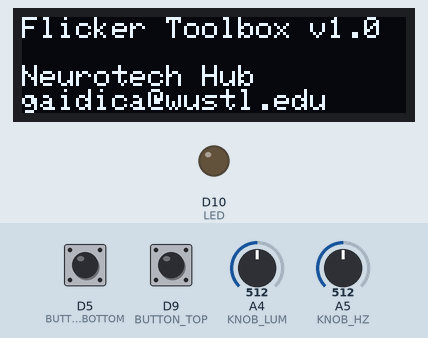
Recording of a sketch running on a simulated Arduino Zero (SAMD21). Shown: 128×32 one-colour display, output pins drawn as LEDs (lit = HIGH). Dashed ring = blinking. The inputs (shaded band) are chosen by the test bench; at power-on: D5 (BUTTON_BOTTOM) HIGH, D9 (BUTTON_TOP) HIGH, A4 (KNOB_LUM) = 512, A5 (KNOB_HZ) = 512 (analog values on the 0–1023 scale).

Above: at 0.1 s.
At 1.7 s:
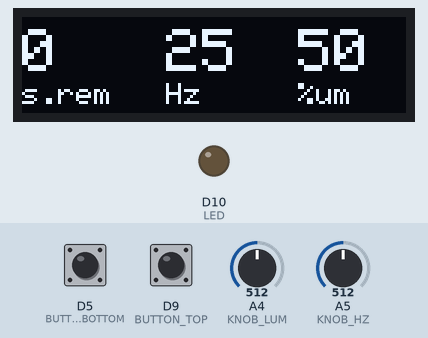
1.8 s: D5 (BUTTON_BOTTOM) pulled LOW for 0.15 s
At 1.97 s:
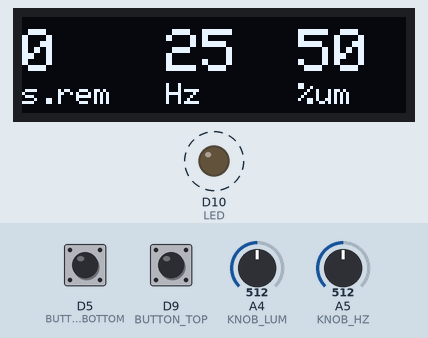
Timing chart, 0 to 8.5 s (numbered marks = the images above; inputs shaded):
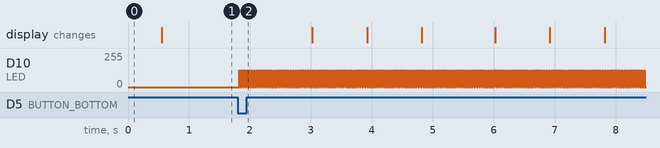

The sketch:

FlickerTool.ino
```cpp
/* by Matt Gaidica, PhD | Neurotech Hub */
// analogOut() operates at 1.831kHz

#include <SPI.h>
#include <Wire.h>
#include <Adafruit_GFX.h>
#include <Adafruit_SSD1306.h>

const String VERSION = "v1.0";
#define SCREEN_WIDTH 128  // OLED display width, in pixels
#define SCREEN_HEIGHT 32  // OLED display height, in pixels
#define BUTTON_TOP 9
#define BUTTON_MIDDLE 6
#define BUTTON_BOTTOM 5
#define KNOB_HZ A5
#define KNOB_LUM A4
#define LED 10

// Declaration for an SSD1306 display connected to I2C (SDA, SCL pins)
// The pins for I2C are defined by the Wire-library.
#define OLED_RESET -1        // Reset pin # (or -1 if sharing Arduino reset pin)
#define SCREEN_ADDRESS 0x3C  ///< See datasheet for Address; 0x3D for 128x64, 0x3C for 128x32
Adafruit_SSD1306 display(SCREEN_WIDTH, SCREEN_HEIGHT, &Wire, OLED_RESET);

const int range_hz[2] = { 1, 50 };
const int range_lum[2] = { 0, 100 };

void setup() {
  pinMode(BUTTON_TOP, INPUT_PULLUP);
  pinMode(BUTTON_MIDDLE, INPUT_PULLUP);
  pinMode(BUTTON_BOTTOM, INPUT_PULLUP);
  pinMode(KNOB_HZ, INPUT);
  pinMode(KNOB_LUM, INPUT);
  pinMode(LED, OUTPUT);
  analogWrite(LED, 0);       // off
  analogReadResolution(12);  // Set ADC resolution to 10 bits (0-1023)

  Serial.begin(9600);

  // SSD1306_SWITCHCAPVCC = generate display voltage from 3.3V internally
  if (!display.begin(SSD1306_SWITCHCAPVCC, SCREEN_ADDRESS)) {
    Serial.println(F("SSD1306 allocation failed"));
    for (;;)
      ;  // Don't proceed, loop forever
  }

  display.clearDisplay();

  display.setTextSize(1);               // Normal 1:1 pixel scale
  display.setTextColor(SSD1306_WHITE);  // Draw white text
  display.setCursor(0, 0);              // Start at top-left corner
  display.println("Flicker Toolbox " + VERSION);
  display.println("");

  // display.setTextSize(2);             // Draw 2X-scale text
  display.setTextColor(SSD1306_WHITE);
  display.println("Neurotech Hub");
  display.println("gaidica@wustl.edu");
  display.display();
  delay(500);
  display.clearDisplay();
}

int last_scaled_hz = -1;
int last_scaled_lum = -1;
bool isTiming = false;

int scaled_hz;
int scaled_lum;
int timerSec = 0;
long timerStart = 0;
int countdown;
bool ledState = LOW;
unsigned long ledToggleTime;

void checkInputs() {
  int hz = analogRead(KNOB_HZ);
  int lum = analogRead(KNOB_LUM);

  scaled_hz = map(hz, 0, 4095, range_hz[0], range_hz[1]);
  scaled_lum = map(lum, 0, 4095, range_lum[0], range_lum[1]);

  // Low-pass filter
  const float alpha = 0.1;  // Smoothing factor, between 0 and 1
  static float filtered_scaled_hz = scaled_hz;
  static float filtered_scaled_lum = scaled_lum;
  filtered_scaled_hz = alpha * scaled_hz + (1 - alpha) * filtered_scaled_hz;
  filtered_scaled_lum = alpha * scaled_lum + (1 - alpha) * filtered_scaled_lum;
  // Cast to int
  scaled_hz = (int)filtered_scaled_hz;
  scaled_lum = (int)filtered_scaled_lum;

  if (scaled_hz != last_scaled_hz || scaled_lum != last_scaled_lum) {
    last_scaled_hz = scaled_hz;
    last_scaled_lum = scaled_lum;
    updateMain(0, scaled_hz, scaled_lum);
  }
}

void loop() {
  if (!isTiming) {  // change settings
    checkInputs();
    if (!digitalRead(BUTTON_TOP) || !digitalRead(BUTTON_BOTTOM)) {
      if (!digitalRead(BUTTON_BOTTOM)) {
        timerSec = 30;
      } else {
        timerSec = 60;
      }
      isTiming = true;
      timerStart = millis();
      ledToggleTime = millis();
    }
    // test lux if top button is held down
    bool isDebugging = false;
    while (!digitalRead(BUTTON_TOP)) {
      if (millis() - timerStart > 3000) {
        isDebugging = true;
        analogWrite(LED, map(scaled_lum, 0, 100, 0, 255));  // on
        checkInputs();
      }
    }
    // skip timing
    if (isDebugging) {
      isTiming = false;
      analogWrite(LED, 0);  // off
    }
  } else {  // countdown
    // toggle LED (Hz)
    unsigned long toggleInterval = 1000 / scaled_hz / 2;
    // Check if the toggle interval has passed for the LED
    if (millis() - ledToggleTime >= toggleInterval) {
      ledToggleTime += toggleInterval;  // Update the LED toggle time
      ledState = !ledState;             // Toggle state
      if (ledState) {
        analogWrite(LED, map(scaled_lum, 0, 100, 0, 255));  // on
      } else {
        analogWrite(LED, 0);  // off
      }
    }

    // second timer
    if (millis() - timerStart >= 1000) {
      timerStart += 1000;  // Update timerStart to the next second interval

      // Decrement the countdown value
      if (timerSec > 0) {
        updateMain(timerSec, scaled_hz, scaled_lum);
        timerSec--;
      } else {
        updateMain(0, scaled_hz, scaled_lum);
        isTiming = false;
        analogWrite(LED, 0);  // off
      }
    }
  }
}

void updateMain(int srem, int hz, int lum) {
  const int row0 = 4;
  const int row1 = 22;
  const int col0 = 0;
  const int col1 = 48;
  const int col2 = 92;

  display.clearDisplay();
  display.setTextColor(SSD1306_WHITE);

  display.setTextSize(2);
  display.setCursor(col0, row0);
  display.println(srem);
  display.setTextSize(1);
  display.setCursor(col0, row1);
  display.print("s.rem");

  display.setTextSize(2);
  display.setCursor(col1, row0);
  display.println(hz);
  display.setCursor(col1, row1);
  display.setTextSize(1);
  display.print("Hz");

  display.setTextSize(2);
  display.setCursor(col2, row0);
  display.println(lum);
  display.setTextSize(1);
  display.setCursor(col2, row1);
  display.print("%lum");

  display.display();
}
```

Measured:
- after the input at 1.8 s, D10 (LED): alternates 127/255 for 0.02 s and 0/255 for 0.02 s, starting at once
